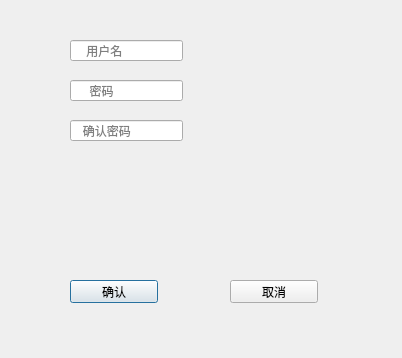
<?xml version="1.0" encoding="UTF-8"?>
<ui version="4.0">
 <class>Dialog</class>
 <widget class="QDialog" name="Dialog">
  <property name="geometry">
   <rect>
    <x>0</x>
    <y>0</y>
    <width>402</width>
    <height>358</height>
   </rect>
  </property>
  <property name="windowTitle">
   <string>Dialog</string>
  </property>
  <widget class="QLineEdit" name="lineEdit">
   <property name="geometry">
    <rect>
     <x>70</x>
     <y>40</y>
     <width>113</width>
     <height>21</height>
    </rect>
   </property>
   <property name="placeholderText">
    <string>    用户名</string>
   </property>
  </widget>
  <widget class="QLineEdit" name="lineEdit_2">
   <property name="geometry">
    <rect>
     <x>70</x>
     <y>80</y>
     <width>113</width>
     <height>21</height>
    </rect>
   </property>
   <property name="echoMode">
    <enum>QLineEdit::PasswordEchoOnEdit</enum>
   </property>
   <property name="placeholderText">
    <string>     密码</string>
   </property>
  </widget>
  <widget class="QLineEdit" name="lineEdit_3">
   <property name="geometry">
    <rect>
     <x>70</x>
     <y>120</y>
     <width>113</width>
     <height>21</height>
    </rect>
   </property>
   <property name="text">
    <string/>
   </property>
   <property name="echoMode">
    <enum>QLineEdit::PasswordEchoOnEdit</enum>
   </property>
   <property name="placeholderText">
    <string>   确认密码</string>
   </property>
  </widget>
  <widget class="QPushButton" name="confirm">
   <property name="geometry">
    <rect>
     <x>70</x>
     <y>280</y>
     <width>88</width>
     <height>23</height>
    </rect>
   </property>
   <property name="text">
    <string>确认</string>
   </property>
  </widget>
  <widget class="QPushButton" name="cancel">
   <property name="geometry">
    <rect>
     <x>230</x>
     <y>280</y>
     <width>88</width>
     <height>23</height>
    </rect>
   </property>
   <property name="text">
    <string>取消</string>
   </property>
  </widget>
 </widget>
 <resources/>
 <connections>
  <connection>
   <sender>cancel</sender>
   <signal>clicked()</signal>
   <receiver>Dialog</receiver>
   <slot>close()</slot>
   <hints>
    <hint type="sourcelabel">
     <x>273</x>
     <y>291</y>
    </hint>
    <hint type="destinationlabel">
     <x>200</x>
     <y>178</y>
    </hint>
   </hints>
  </connection>
 </connections>
</ui>
